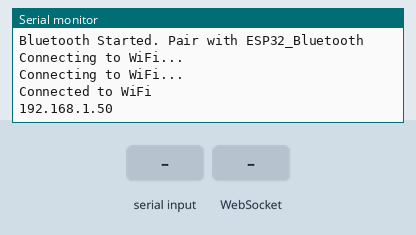
Bench run of a sketch on a simulated ESP32. Parts: the last lines printed to the serial monitor. Inputs (shaded band) come from the test bench. WiFi joins after 1.5 s; servers stay silent unless stated; nothing arrives over Bluetooth unless stated.

Above: at 3.2 s.
3.3 s: "90,45\n" received over the second serial link
At 4.5 s:
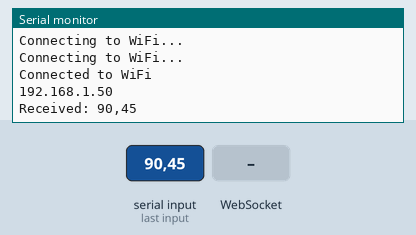
4.8 s: WebSocket text "5" received
At 5.6 s:
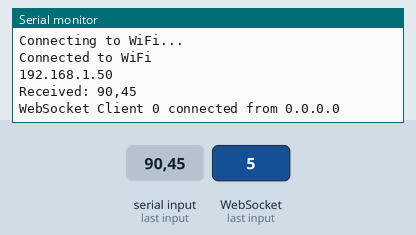
6.3 s: "5\n" received over the second serial link
At 6.7 s:
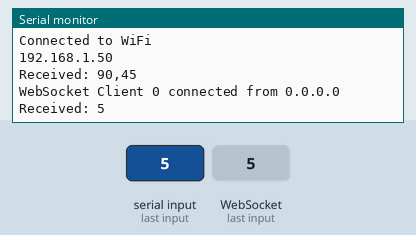
7.8 s: "1,90,45\n" received over the second serial link
At 9.1 s:
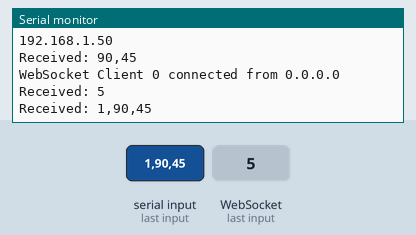

Measured:
- after the input at 3.3 s, the serial monitor: prints a new line at once (image 1)
- after the input at 4.8 s, the serial monitor: prints a new line at once (image 2)
- after the input at 6.3 s, the serial monitor: prints a new line at once (image 3)
- after the input at 7.8 s, the serial monitor: prints a new line at once (image 4)

The sketch:

4-ESP32-BtWifi-portal-InhancedHtmlV2.ino
```cpp
#include <BluetoothSerial.h>
#include <WiFi.h>
#include <WebServer.h>
#include <WebSocketsServer.h>
#include <ArduinoJson.h>

// WiFi credentials
const char* ssid = "HilaWifi";      // Replace with your WiFi SSID
const char* password = "12345678";  // Replace with your WiFi password

BluetoothSerial SerialBT;
WebServer server(80);
WebSocketsServer webSocket = WebSocketsServer(81);

String receivedData = "";
const int maxDataPoints = 10;             // Number of data points to display on the chart
float dataValues[maxDataPoints] = { 0 };  // Array to store data for plotting
int dataIndex = 0;
int connectedWebSocketClients = 0;        // Track WebSocket clients
bool bluetoothConnected = false;          // Track Bluetooth connection status

// HTML page with Chart.js and connection statuses
const char* htmlPage = R"rawliteral(
<!DOCTYPE html>
<html>
<head>
  <title>ESP32 Bluetooth Data Plot</title>
  <script src="https://cdn.jsdelivr.net/npm/chart.js"></script>
  <style>
    body { font-family: Arial, sans-serif; text-align: center; }
    #dataDisplay { margin: 20px; font-size: 20px; }
    #connectionStatus, #bluetoothStatus { margin: 10px; font-size: 16px; }
    #connectionStatus { color: red; }
    #bluetoothStatus { color: red; }
    #chartContainer { width: 80%; margin: auto; }
  </style>
</head>
<body>
  <h1>ESP32 Bluetooth Serial Data</h1>
  <div id="connectionStatus">No WebSocket Clients Connected</div>
  <div id="bluetoothStatus">Bluetooth Disconnected</div>
  <div id="dataDisplay">Latest Data: Waiting for data...</div>
  <div id="chartContainer">
    <canvas id="dataChart"></canvas>
  </div>
  <script>
    let ws = new WebSocket('ws://' + window.location.hostname + ':81/');
    let chartData = { labels: [], datasets: [{ label: 'Bluetooth Data', data: [], borderColor: 'blue', fill: false }] };
    let chart = new Chart(document.getElementById('dataChart'), {
      type: 'line',
      data: chartData,
      options: { scales: { x: { title: { display: true, text: 'Sample' } }, y: { title: { display: true, text: 'Value' } } } }
    });

    ws.onopen = function() {
      document.getElementById('connectionStatus').style.color = 'green';
    };

    ws.onmessage = function(event) {
      let data = JSON.parse(event.data);
      if (data.type === 'connection') {
        if (data.device === 'websocket') {
          document.getElementById('connectionStatus').innerText = data.message;
          document.getElementById('connectionStatus').style.color = data.connected ? 'green' : 'red';
        } else if (data.device === 'bluetooth') {
          document.getElementById('bluetoothStatus').innerText = data.message;
          document.getElementById('bluetoothStatus').style.color = data.connected ? 'green' : 'red';
        }
      } else {
        document.getElementById('dataDisplay').innerText = 'Latest Data: ' + data.value;
        chartData.labels.push(data.index);
        chartData.datasets[0].data.push(parseFloat(data.value));
        if (chartData.labels.length > 50) {
          chartData.labels.shift();
          chartData.datasets[0].data.shift();
        }
        chart.update();
      }
    };

    ws.onclose = function() {
      document.getElementById('connectionStatus').innerText = 'No WebSocket Clients Connected';
      document.getElementById('connectionStatus').style.color = 'red';
      ws = new WebSocket('ws://' + window.location.hostname + ':81/');
    };
  </script>
</body>
</html>
)rawliteral";

void handleRoot() {
  server.send(200, "text/html", htmlPage);
}

// Bluetooth connection callback
void bluetoothCallback(esp_spp_cb_event_t event, esp_spp_cb_param_t *param) {
  if (event == ESP_SPP_SRV_OPEN_EVT) {
    bluetoothConnected = true;
    Serial.println("Bluetooth Client Connected");

    // Broadcast Bluetooth connection status
    DynamicJsonDocument doc(200);
    doc["type"] = "connection";
    doc["device"] = "bluetooth";
    doc["message"] = "Bluetooth Connected";
    doc["connected"] = true;
    String json;
    serializeJson(doc, json);
    webSocket.broadcastTXT(json);
  } else if (event == ESP_SPP_CLOSE_EVT) {
    bluetoothConnected = false;
    Serial.println("Bluetooth Client Disconnected");

    // Broadcast Bluetooth disconnection status
    DynamicJsonDocument doc(200);
    doc["type"] = "connection";
    doc["device"] = "bluetooth";
    doc["message"] = "Bluetooth Disconnected";
    doc["connected"] = false;
    String json;
    serializeJson(doc, json);
    webSocket.broadcastTXT(json);
  }
}

void webSocketEvent(uint8_t num, WStype_t type, uint8_t* payload, size_t length) {
  switch (type) {
    case WStype_CONNECTED: {
      connectedWebSocketClients++;
      Serial.printf("WebSocket Client %u connected from %s\n", num, webSocket.remoteIP(num).toString().c_str());

      // Broadcast WebSocket connection status
      DynamicJsonDocument doc(200);
      doc["type"] = "connection";
      doc["device"] = "websocket";
      doc["message"] = String("WebSocket Clients Connected: ") + connectedWebSocketClients;
      doc["connected"] = true;
      String json;
      serializeJson(doc, json);
      webSocket.broadcastTXT(json);
      break;
    }
    case WStype_DISCONNECTED: {
      connectedWebSocketClients--;
      Serial.printf("WebSocket Client %u disconnected\n", num);

      // Broadcast WebSocket disconnection status
      DynamicJsonDocument doc(200);
      doc["type"] = "connection";
      doc["device"] = "websocket";
      doc["message"] = connectedWebSocketClients > 0 ? String("WebSocket Clients Connected: ") + connectedWebSocketClients : "No WebSocket Clients Connected";
      doc["connected"] = connectedWebSocketClients > 0;
      String json;
      serializeJson(doc, json);
      webSocket.broadcastTXT(json);
      break;
    }
    case WStype_TEXT:
      // Handle other WebSocket messages if needed
      break;
  }
}

void setup() {
  Serial.begin(115200);
  SerialBT.begin("Hila_BT_Portal");  // Bluetooth device name
  SerialBT.register_callback(bluetoothCallback); // Register Bluetooth callback
  Serial.println("Bluetooth Started. Pair with ESP32_Bluetooth");

  // Connect to WiFi
  WiFi.begin(ssid, password);
  while (WiFi.status() != WL_CONNECTED) {
    delay(1000);
    Serial.println("Connecting to WiFi...");
  }
  Serial.println("Connected to WiFi");
  Serial.println(WiFi.localIP());

  // Start web server
  server.on("/", handleRoot);
  server.begin();
  webSocket.begin();
  webSocket.onEvent(webSocketEvent);
}

void loop() {
  server.handleClient();
  webSocket.loop();

  // Handle Bluetooth data
  if (SerialBT.available()) {
    receivedData = SerialBT.readStringUntil('\n');
    receivedData.trim();
    if (receivedData.length() > 0) {
      Serial.println("Received: " + receivedData);

      // Try to parse the received data as a float
      float value = receivedData.toFloat();
      dataValues[dataIndex % maxDataPoints] = value;
      dataIndex++;

      // Send data to WebSocket clients
      DynamicJsonDocument doc(200);
      doc["index"] = dataIndex;
      doc["value"] = value;
      String json;
      serializeJson(doc, json);
      webSocket.broadcastTXT(json);
    }
  }
}
```
